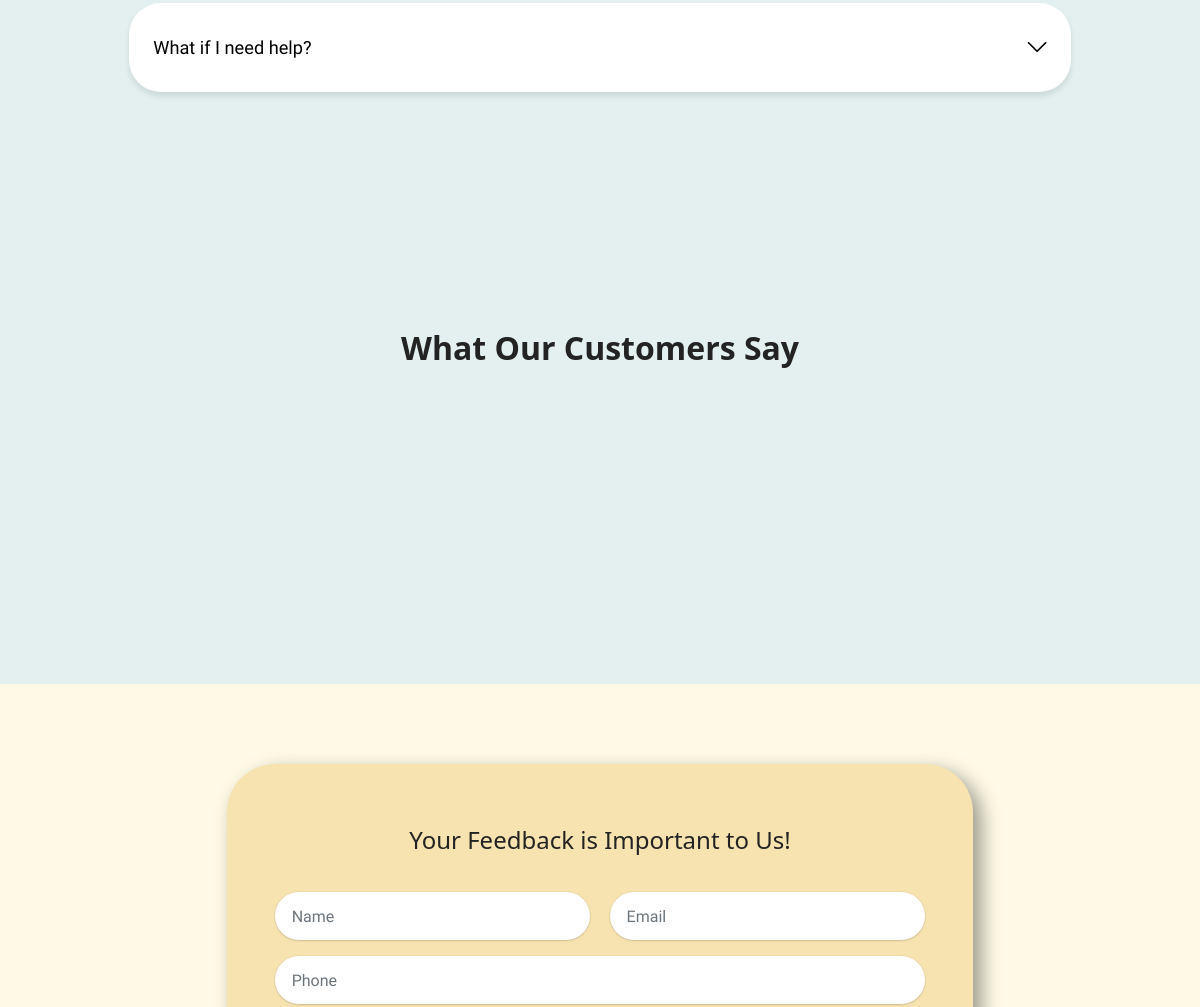
Before: / (middle part) with the older database file.
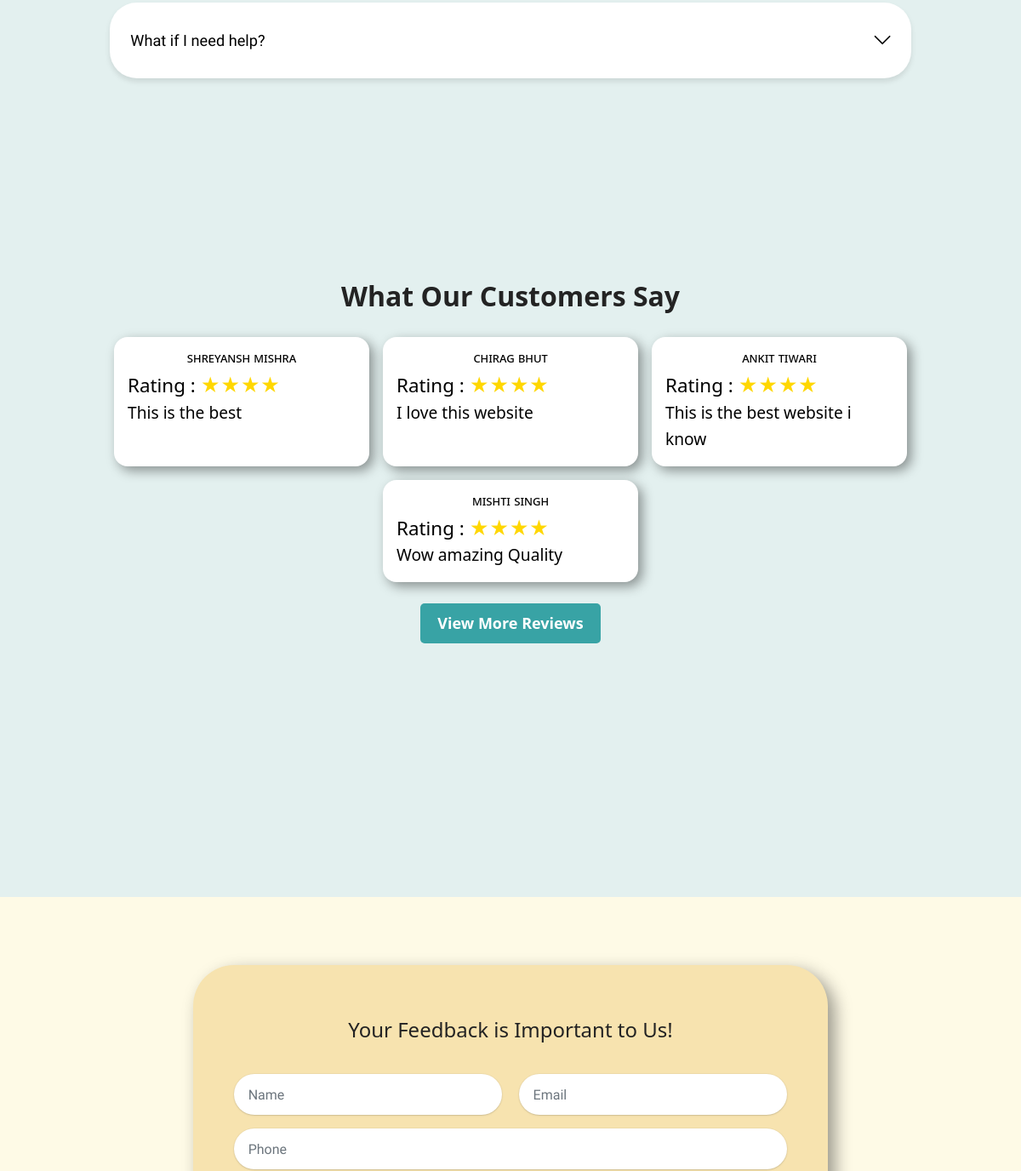
After: the same page with the newer database file.
### db.py (models this page shows)
class Review(Base):
    __tablename__ = 'reviews'
    review_id = Column(Integer, primary_key=True)
    customer_name = Column(String(30), nullable=False)
    description = Column(String(500))
    visibility_on_homepage = Column(Boolean, default=False)

### app.py (the view)
@app.route('/')
def hello_world():
    all_reviews = session.query(Review).filter_by(visibility_on_homepage = True).all()
    return render_template('index.html',all_reviews = all_reviews)

### templates/index.html (shortened to what the changed rows need)
<!DOCTYPE html>
<html>
<head>
    <link rel="stylesheet" href="{{ url_for('static', filename='web/assets/mobirise-icons2/mobirise2.css') }}">
    <link rel="stylesheet" href="{{ url_for('static', filename='bootstrap/css/bootstrap.min.css') }}">
    <link rel="stylesheet" href="{{ url_for('static', filename='bootstrap/css/bootstrap-grid.min.css') }}">
    <link rel="stylesheet" href="{{ url_for('static', filename='bootstrap/css/bootstrap-reboot.min.css') }}">
    <link rel="stylesheet" href="{{ url_for('static', filename='parallax/jarallax.css') }}">
    <link rel="stylesheet" href="{{ url_for('static', filename='dropdown/css/style.css') }}">
    <link rel="stylesheet" href="{{ url_for('static', filename='socicon/css/styles.css') }}">
    <link rel="stylesheet" href="{{ url_for('static', filename='theme/css/style.css') }}">
    <link rel="stylesheet" href="{{ url_for('static', filename='mobirise/css/mbr-additional.css') }}" type="text/css">
    <link rel="stylesheet" href="{{ url_for('static', filename='css/index.css') }}" type="text/css">
    <link rel="stylesheet" href="https://cdnjs.cloudflare.com/ajax/libs/font-awesome/6.0.0/css/all.min.css">
</head>
<body>
    <section data-bs-version="5.1" class="people05 cid-uC2PdB352O" id="testimonials-6-uC2PdB352O"
        style="background-color: #e3f0ef;padding-bottom: 15rem;">
        <div class="container py-5 my-0" id="reviews">
            <h2 class="text-center mb-4 section-title">What Our Customers Say</h2>
            <div id="limited-reviews" style="display: flex; flex-wrap: wrap; gap: 1rem; justify-content: center;">
                {% for review in all_reviews[:4] %}
                <div class="review-card"
                    style="background-color: white; padding: 1rem; border-radius: 1rem; box-shadow: 5px 5px 14px rgba(0, 0, 0, 0.4);">
                    <h5 class="card-title" style="font-size: 1.0rem; font-variant-caps:all-petite-caps;">{{
                        review.customer_name }}</h5>
                    <div class="rating" style="font-size: 1.4rem;"><span style="color: black;">Rating :</span> ★★★★
                    </div>
                    <p class="card-text" style=" font-size: 1.2rem;
                    text-align: left;">{{ review.description }}</p>
                </div>
                {% endfor %}
            </div>
            {% if all_reviews|length > 4 %}
            <div class="text-center mt-3">
                <button id="view-more-btn" class="btn btn-primary">View More Reviews</button>
            </div>
            {% endif %}
        </div>
    </section>
</body>
</html>

Changed rows visible on the page:
added Review: customer_name "shreyansh mishra", description "This is the best"
added Review: customer_name "Chirag Bhut", description "I love this website"
added Review: customer_name "Ankit Tiwari", description "This is the best website i know"
added Review: customer_name "Mishti singh", description "Wow amazing Quality"
Other visible differences:
text now shown: "View More Reviews"
